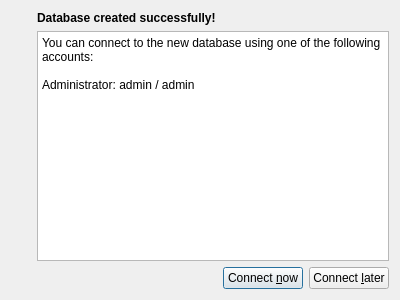
<ui version="4.0" >
 <class>Dialog</class>
 <widget class="QDialog" name="Dialog" >
  <property name="geometry" >
   <rect>
    <x>0</x>
    <y>0</y>
    <width>400</width>
    <height>300</height>
   </rect>
  </property>
  <property name="windowTitle" >
   <string>Dialog</string>
  </property>
  <layout class="QVBoxLayout" >
   <item>
    <layout class="QHBoxLayout" >
     <item>
      <layout class="QVBoxLayout" >
       <item>
        <widget class="QLabel" name="label" >
         <property name="text" >
          <string/>
         </property>
         <property name="pixmap" >
          <pixmap resource="common.qrc" >:/images/images/info.png</pixmap>
         </property>
        </widget>
       </item>
       <item>
        <spacer>
         <property name="orientation" >
          <enum>Qt::Vertical</enum>
         </property>
         <property name="sizeHint" >
          <size>
           <width>20</width>
           <height>41</height>
          </size>
         </property>
        </spacer>
       </item>
      </layout>
     </item>
     <item>
      <layout class="QVBoxLayout" >
       <item>
        <widget class="QLabel" name="label_2" >
         <property name="font" >
          <font>
           <weight>75</weight>
           <bold>true</bold>
          </font>
         </property>
         <property name="text" >
          <string>Database created successfully!</string>
         </property>
        </widget>
       </item>
       <item>
        <widget class="QTextEdit" name="textEdit" >
         <property name="readOnly" >
          <bool>true</bool>
         </property>
         <property name="html" >
          <string>&lt;html>&lt;head>&lt;meta name="qrichtext" content="1" />&lt;style type="text/css">
p, li { white-space: pre-wrap; }
&lt;/style>&lt;/head>&lt;body style=" font-family:'Sans Serif'; font-size:9pt; font-weight:400; font-style:normal;">
&lt;p style=" margin-top:0px; margin-bottom:0px; margin-left:0px; margin-right:0px; -qt-block-indent:0; text-indent:0px;">You can connect to the new database using one of the following accounts:&lt;/p>
&lt;p style="-qt-paragraph-type:empty; margin-top:0px; margin-bottom:0px; margin-left:0px; margin-right:0px; -qt-block-indent:0; text-indent:0px;">&lt;/p>
&lt;p style=" margin-top:0px; margin-bottom:0px; margin-left:0px; margin-right:0px; -qt-block-indent:0; text-indent:0px;">Administrator: admin / admin&lt;/p>&lt;/body>&lt;/html></string>
         </property>
        </widget>
       </item>
      </layout>
     </item>
    </layout>
   </item>
   <item>
    <layout class="QHBoxLayout" >
     <item>
      <spacer>
       <property name="orientation" >
        <enum>Qt::Horizontal</enum>
       </property>
       <property name="sizeHint" >
        <size>
         <width>40</width>
         <height>20</height>
        </size>
       </property>
      </spacer>
     </item>
     <item>
      <widget class="QPushButton" name="pushConnect" >
       <property name="text" >
        <string>Connect &amp;now</string>
       </property>
       <property name="icon" >
        <iconset resource="common.qrc" >:/images/images/connect.png</iconset>
       </property>
       <property name="default" >
        <bool>true</bool>
       </property>
      </widget>
     </item>
     <item>
      <widget class="QPushButton" name="pushLater" >
       <property name="text" >
        <string>Connect &amp;later</string>
       </property>
       <property name="icon" >
        <iconset resource="common.qrc" >:/images/images/cancel.png</iconset>
       </property>
      </widget>
     </item>
    </layout>
   </item>
  </layout>
 </widget>
 <resources>
  <include location="common.qrc" />
 </resources>
 <connections/>
</ui>
